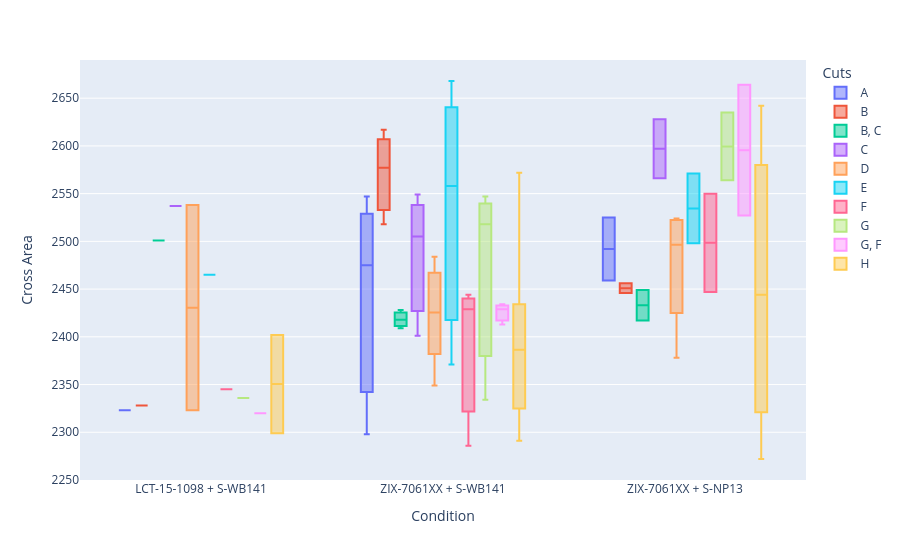

Notebook code for this chart:
### Code cell
fig = px.box(
    seal_cross_df,
    x='Condition',
    y='Cross Area',
    color='Cuts',
)
fig.show()

### Figure 1 — Plotly figure (JSON) as saved in the notebook; plotly's stock layout.template omitted (floating-point values rounded to 4 significant figures)
{"data": [{"alignmentgroup": "True", "hovertemplate": "Cuts=A<br>Condition=%{x}<br>Cross Area=%{y}<extra></extra>", "legendgroup": "A", "marker": {"color": "#636efa"}, "name": "A", "notched": false, "offsetgroup": "A", "orientation": "v", "showlegend": true, "type": "box", "x": ["LCT-15-1098 + S-WB141", "ZIX-7061XX + S-WB141", "ZIX-7061XX + S-WB141", "ZIX-7061XX + S-WB141", "ZIX-7061XX + S-NP13", "ZIX-7061XX + S-NP13"], "x0": " ", "xaxis": "x", "y": [2323, 2547, 2298, 2475, 2525, 2459], "y0": " ", "yaxis": "y"}, {"alignmentgroup": "True", "hovertemplate": "Cuts=B<br>Condition=%{x}<br>Cross Area=%{y}<extra></extra>", "legendgroup": "B", "marker": {"color": "#EF553B"}, "name": "B", "notched": false, "offsetgroup": "B", "orientation": "v", "showlegend": true, "type": "box", "x": ["LCT-15-1098 + S-WB141", "ZIX-7061XX + S-WB141", "ZIX-7061XX + S-WB141", "ZIX-7061XX + S-WB141", "ZIX-7061XX + S-NP13", "ZIX-7061XX + S-NP13"], "x0": " ", "xaxis": "x", "y": [2328, 2617, 2577, 2518, 2446, 2456], "y0": " ", "yaxis": "y"}, {"alignmentgroup": "True", "hovertemplate": "Cuts=B, C<br>Condition=%{x}<br>Cross Area=%{y}<extra></extra>", "legendgroup": "B, C", "marker": {"color": "#00cc96"}, "name": "B, C", "notched": false, "offsetgroup": "B, C", "orientation": "v", "showlegend": true, "type": "box", "x": ["LCT-15-1098 + S-WB141", "ZIX-7061XX + S-WB141", "ZIX-7061XX + S-WB141", "ZIX-7061XX + S-WB141", "ZIX-7061XX + S-NP13", "ZIX-7061XX + S-NP13"], "x0": " ", "xaxis": "x", "y": [2501, 2409, 2428, 2418, 2417, 2449], "y0": " ", "yaxis": "y"}, {"alignmentgroup": "True", "hovertemplate": "Cuts=C<br>Condition=%{x}<br>Cross Area=%{y}<extra></extra>", "legendgroup": "C", "marker": {"color": "#ab63fa"}, "name": "C", "notched": false, "offsetgroup": "C", "orientation": "v", "showlegend": true, "type": "box", "x": ["LCT-15-1098 + S-WB141", "ZIX-7061XX + S-WB141", "ZIX-7061XX + S-WB141", "ZIX-7061XX + S-WB141", "ZIX-7061XX + S-NP13", "ZIX-7061XX + S-NP13"], "x0": " ", "xaxis": "x", "y": [2537, 2549, 2401, 2505, 2628, 2566], "y0": " ", "yaxis": "y"}, {"alignmentgroup": "True", "hovertemplate": "Cuts=D<br>Condition=%{x}<br>Cross Area=%{y}<extra></extra>", "legendgroup": "D", "marker": {"color": "#FFA15A"}, "name": "D", "notched": false, "offsetgroup": "D", "orientation": "v", "showlegend": true, "type": "box", "x": ["LCT-15-1098 + S-WB141", "LCT-15-1098 + S-WB141", "ZIX-7061XX + S-WB141", "ZIX-7061XX + S-WB141", "ZIX-7061XX + S-WB141", "ZIX-7061XX + S-WB141", "ZIX-7061XX + S-WB141", "ZIX-7061XX + S-WB141", "ZIX-7061XX + S-NP13", "ZIX-7061XX + S-NP13", "ZIX-7061XX + S-NP13", "ZIX-7061XX + S-NP13"], "x0": " ", "xaxis": "x", "y": [2323, 2538, 2441, 2467, 2410, 2349, 2484, 2382, 2524, 2521, 2472, 2378], "y0": " ", "yaxis": "y"}, {"alignmentgroup": "True", "hovertemplate": "Cuts=E<br>Condition=%{x}<br>Cross Area=%{y}<extra></extra>", "legendgroup": "E", "marker": {"color": "#19d3f3"}, "name": "E", "notched": false, "offsetgroup": "E", "orientation": "v", "showlegend": true, "type": "box", "x": ["LCT-15-1098 + S-WB141", "ZIX-7061XX + S-WB141", "ZIX-7061XX + S-WB141", "ZIX-7061XX + S-WB141", "ZIX-7061XX + S-NP13", "ZIX-7061XX + S-NP13"], "x0": " ", "xaxis": "x", "y": [2465, 2371, 2668, 2558, 2571, 2498], "y0": " ", "yaxis": "y"}, {"alignmentgroup": "True", "hovertemplate": "Cuts=F<br>Condition=%{x}<br>Cross Area=%{y}<extra></extra>", "legendgroup": "F", "marker": {"color": "#FF6692"}, "name": "F", "notched": false, "offsetgroup": "F", "orientation": "v", "showlegend": true, "type": "box", "x": ["LCT-15-1098 + S-WB141", "ZIX-7061XX + S-WB141", "ZIX-7061XX + S-WB141", "ZIX-7061XX + S-WB141", "ZIX-7061XX + S-NP13", "ZIX-7061XX + S-NP13"], "x0": " ", "xaxis": "x", "y": [2345, 2429, 2444, 2286, 2550, 2447], "y0": " ", "yaxis": "y"}, {"alignmentgroup": "True", "hovertemplate": "Cuts=G<br>Condition=%{x}<br>Cross Area=%{y}<extra></extra>", "legendgroup": "G", "marker": {"color": "#B6E880"}, "name": "G", "notched": false, "offsetgroup": "G", "orientation": "v", "showlegend": true, "type": "box", "x": ["LCT-15-1098 + S-WB141", "ZIX-7061XX + S-WB141", "ZIX-7061XX + S-WB141", "ZIX-7061XX + S-WB141", "ZIX-7061XX + S-NP13", "ZIX-7061XX + S-NP13"], "x0": " ", "xaxis": "x", "y": [2336, 2334, 2518, 2547, 2635, 2564], "y0": " ", "yaxis": "y"}, {"alignmentgroup": "True", "hovertemplate": "Cuts=G, F<br>Condition=%{x}<br>Cross Area=%{y}<extra></extra>", "legendgroup": "G, F", "marker": {"color": "#FF97FF"}, "name": "G, F", "notched": false, "offsetgroup": "G, F", "orientation": "v", "showlegend": true, "type": "box", "x": ["LCT-15-1098 + S-WB141", "ZIX-7061XX + S-WB141", "ZIX-7061XX + S-WB141", "ZIX-7061XX + S-WB141", "ZIX-7061XX + S-NP13", "ZIX-7061XX + S-NP13"], "x0": " ", "xaxis": "x", "y": [2320, 2429, 2413, 2434, 2664, 2527], "y0": " ", "yaxis": "y"}, {"alignmentgroup": "True", "hovertemplate": "Cuts=H<br>Condition=%{x}<br>Cross Area=%{y}<extra></extra>", "legendgroup": "H", "marker": {"color": "#FECB52"}, "name": "H", "notched": false, "offsetgroup": "H", "orientation": "v", "showlegend": true, "type": "box", "x": ["LCT-15-1098 + S-WB141", "LCT-15-1098 + S-WB141", "ZIX-7061XX + S-WB141", "ZIX-7061XX + S-WB141", "ZIX-7061XX + S-WB141", "ZIX-7061XX + S-WB141", "ZIX-7061XX + S-WB141", "ZIX-7061XX + S-WB141", "ZIX-7061XX + S-NP13", "ZIX-7061XX + S-NP13", "ZIX-7061XX + S-NP13", "ZIX-7061XX + S-NP13"], "x0": " ", "xaxis": "x", "y": [2402, 2299, 2325, 2572, 2434, 2291, 2345, 2428, 2518, 2370, 2642, 2272], "y0": " ", "yaxis": "y"}], "layout": {"boxmode": "group", "legend": {"title": {"text": "Cuts"}, "tracegroupgap": 0}, "margin": {"t": 60}, "xaxis": {"anchor": "y", "domain": [0, 1], "title": {"text": "Condition"}}, "yaxis": {"anchor": "x", "domain": [0, 1], "title": {"text": "Cross Area"}}}}
